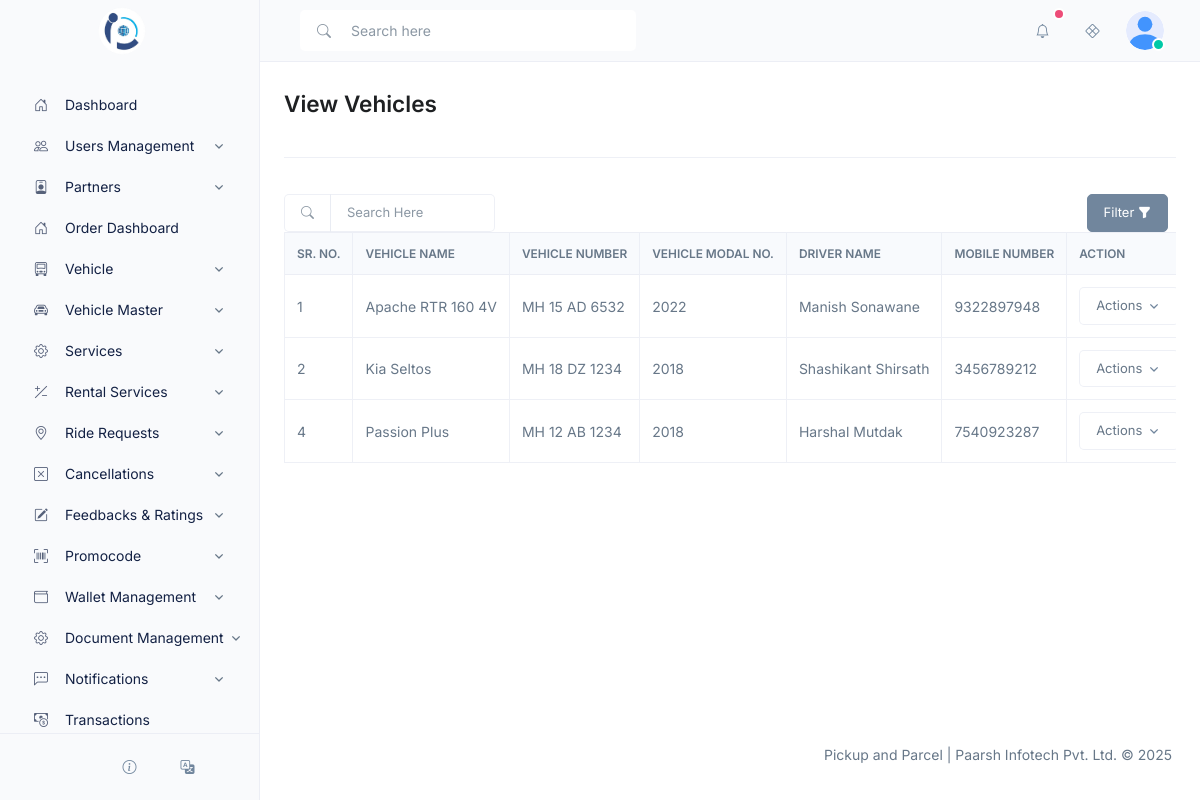
Page /view-vehicles.php on the committed database.
### tables this page shows
CREATE TABLE `vehicles` (
  `id` int(11) NOT NULL,
  `vehicle_name` varchar(255) NOT NULL,
  `vehicle_model` varchar(255) NOT NULL,
  `vehicle_number` varchar(50) NOT NULL,
  `driver_name` varchar(255) NOT NULL,
  `driver_mobile_number` varchar(15) NOT NULL,
  `created_at` timestamp NOT NULL DEFAULT current_timestamp()
);

### view-vehicles.php (the view, shortened to what this page needs)
<?php require_once __DIR__ . "/header.php" ?>
<?php include 'db.php';
?>
<div class="content container-fluid">
	<div class="page-header">
		<div class="row align-items-center">
			<div class="col">
				<h1 class="page-header-title d-flex align-items-center gap-3">
					<span><?= translate('view_vehicles') ?></span>
				</h1>
			</div>
		</div>
	</div>
	<div class="reports-table-filters">
		<div class="row g-3">
			<div class="col-12 col-md-3">
				<div class="input-group input-group-sm">
					<div class="input-group-text">
						<i class="bi-search"></i>
					</div>
					<input type="search" id="search_bar" class="form-control reports-table-search"
						placeholder="<?= translate('search_here') ?>">
				</div>
			</div>
			<div class="col-12 col-md-6 offset-md-3">
				<div class="d-flex align-items-center gap-2">
					<button class="btn btn-sm btn-secondary ms-md-auto" data-bs-toggle="modal"
						data-bs-target="#vehiclefilterModal">
						Filter <i class="bi bi-funnel-fill"></i>
					</button>
				</div>
			</div>
		</div>
	</div>
	<div class="table-responsive">
		<table id="data-table" class="table table-bordered table-nowrap table-align-middle">
			<thead class="thead-light " align="left">
				<tr>
					<th><?= translate('sr_no') ?></th>
					<th><?= translate('vehicle_name') ?></th>
					<th><?= translate('vehicle_no') ?></th>
					<th><?= translate('vehicle_model_no') ?></th>
					<th><?= translate('driver_name') ?></th>
					<th><?= translate('mobile_no') ?></th>
					<th><?= translate('action') ?></th>
				</tr>
			</thead>
			<tbody>
				<?php
				$sql = "SELECT * FROM vehicles";
				$result = mysqli_query($conn, $sql);
				while ($row = mysqli_fetch_assoc($result)) {
					?>
					<tr class="odd">
						<td><?php echo $row['id'] ?></td>
						<td><?php echo $row['vehicle_name'] ?></td>
						<td><?php echo $row['vehicle_number'] ?></td>
						<td><?php echo $row['vehicle_model'] ?></td>
						<td><?php echo $row['driver_name'] ?></td>
						<td><?php echo $row['driver_mobile_number'] ?></td>
						<td>
							<div class="dropdown">
								<button class="btn btn-sm btn-white dropdown-toggle" type="button" data-bs-toggle="dropdown"
									aria-expanded="false">
									Actions
								</button>
							</div>
						</td>
					</tr>
					<?php
				}
				?>
			</tbody>
		</table>
	</div>
</div>
<?php require_once __DIR__ . '/footer.php' ?>

### header.php (shortened to what this page needs)
<?php
require_once __DIR__ . '/includes/lang.php';
if (!function_exists('translate')) {
	function translate($word)
	{
		global $_dictionary;
		global $lang;
		$match = @$_dictionary[$word];
		if (is_array($match)) {
			return $match[$lang];
		}
		return $word;
	}
}
if (isset($_POST['change_lang'])) {
	$lang = $_POST['language'];
} else {
	$lang = 'en';
}
?>
<!DOCTYPE html>
<html lang="<?= $lang ?>">
<head>
	<link rel="stylesheet" href="assets/css/vendor.min.css">
	<link rel="stylesheet" type="text/css"
		href="https://cdn.datatables.net/v/bs5/jq-3.6.0/jszip-2.5.0/dt-1.13.1/af-2.5.1/b-2.3.3/b-colvis-2.3.3/b-html5-2.3.3/b-print-2.3.3/cr-1.6.1/date-1.2.0/fc-4.2.1/fh-3.3.1/kt-2.8.0/r-2.4.0/rg-1.3.0/rr-1.3.1/sc-2.0.7/sb-1.4.0/sp-2.1.0/sl-1.5.0/sr-1.2.0/datatables.min.css" />
	<link href="assets/css/main.css" rel="stylesheet">
</head>
<body class="has-navbar-vertical-aside navbar-vertical-aside-show-xl footer-offset" lang="en">
	<header id="header"
		class="navbar navbar-expand-lg navbar-fixed navbar-height navbar-container navbar-bordered bg-light">
		<div class="navbar-nav-wrap">
			<div class="navbar-nav-wrap-content-start">
				<div class="dropdown ms-2">
					<div class="d-none d-lg-block">
						<div
							class="input-group input-group-merge input-group-borderless input-group-hover-light navbar-input-group">
							<div class="input-group-prepend input-group-text">
								<i class="bi-search"></i>
							</div>
							<input type="search" class="js-form-search form-control" placeholder="Search here"
								aria-label="Search here" data-hs-form-search-options='{
											 "clearIcon": "#clearSearchResultsIcon",
											 "dropMenuElement": "#searchDropdownMenu",
											 "dropMenuOffset": 20,
											 "toggleIconOnFocus": true,
											 "activeClass": "focus"
										 }'>
							<a class="input-group-append input-group-text" href="javascript:;">
							</a>
						</div>
					</div>
				</div>
			</div>
			<div class="navbar-nav-wrap-content-end">
				<ul class="navbar-nav">
					<li class="nav-item d-none d-sm-inline-block">
						<div class="dropdown">
							<button type="button" class="btn btn-ghost-secondary btn-icon rounded-circle"
								id="navbarNotificationsDropdown" data-bs-toggle="dropdown" aria-expanded="false"
								data-bs-auto-close="outside" data-bs-dropdown-animation>
								<i class="bi-bell"></i>
								<span class="btn-status btn-sm-status btn-status-danger"></span>
							</button>
						</div>
					</li>
					<li class="nav-item d-none d-sm-inline-block">
						<button class="btn btn-ghost-secondary btn-icon rounded-circle" type="button"
							data-bs-toggle="offcanvas" data-bs-target="#offcanvasActivityStream"
							aria-controls="offcanvasActivityStream">
							<i class="bi-x-diamond"></i>
						</button>
					</li>
					<li class="nav-item">
						<div class="dropdown">
							<a class="navbar-dropdown-account-wrapper" href="javascript:;" id="accountNavbarDropdown"
								data-bs-toggle="dropdown" aria-expanded="false" data-bs-auto-close="outside"
								data-bs-dropdown-animation>
								<div class="avatar avatar-sm avatar-circle">
									<img class="avatar-img" src="assets/svg/avatar.svg">
									<span class="avatar-status avatar-sm-status avatar-status-success"></span>
								</div>
							</a>
						</div>
					</li>
				</ul>
			</div>
		</div>
	</header>
	<aside
		class="js-navbar-vertical-aside navbar navbar-vertical-aside navbar-vertical navbar-vertical-fixed navbar-expand-xl navbar-bordered navbar-light bg-light">
		<div class="navbar-vertical-container">
			<div class="navbar-vertical-footer-offset">
				<a class="navbar-brand" href="./">
					<img class="navbar-brand-logo" src="assets/img/logos/PAARSH-INFOTECH-LOGO.png" alt="Logo"
						data-hs-theme-appearance="default">
				</a>
				<div class="navbar-vertical-content">
					<div id="navbarVerticalMenu" class="nav nav-pills nav-vertical card-navbar-nav">
						<div class="nav-item">
							<a class="nav-link" href="./">
								<i class="bi-house-door nav-icon"></i>
								<span class="nav-link-title">Dashboard</span>
							</a>
						</div>
						<div class="nav-item">
							<a class="nav-link dropdown-toggle " href="#navbarVerticalMenuPagesUsersMenu" role="button"
								data-bs-toggle="collapse" data-bs-target="#navbarVerticalMenuPagesUsersMenu"
								aria-expanded="false" aria-controls="navbarVerticalMenuPagesUsersMenu">
								<i class="bi-people nav-icon"></i>
								<span class="nav-link-title">Users Management</span>
							</a>
						</div>
						<div class="nav-item">
							<a class="nav-link dropdown-toggle " href="#navbarVerticalMenuPagesEmployeesMenu"
								role="button" data-bs-toggle="collapse"
								data-bs-target="#navbarVerticalMenuPagesEmployeesMenu" aria-expanded="false"
								aria-controls="navbarVerticalMenuPagesEmployeesMenu">
								<i class="bi bi-person-badge nav-icon"></i>
								<span class="nav-link-title">Partners</span>
							</a>
						</div>
						<div class="nav-item">
							<a class="nav-link" href="order-dashboard.php">
								<i class="bi-house-door nav-icon"></i>
								<span class="nav-link-title">Order Dashboard</span>
							</a>
						</div>
						<div class="nav-item">
							<a class="nav-link dropdown-toggle " href="#navbarVerticalMenuPagesVehicleMenu"
								role="button" data-bs-toggle="collapse"
								data-bs-target="#navbarVerticalMenuPagesVehicleMenu" aria-expanded="false"
								aria-controls="navbarVerticalMenuPagesVehicleMenu">
								<i class="bi-truck-front nav-icon"></i>
								<span class="nav-link-title">Vehicle</span>
							</a>
						</div>
						<div class="nav-item">
							<a class="nav-link dropdown-toggle " href="#navbarVerticalMenuPagesVMasterMenu"
								role="button" data-bs-toggle="collapse"
								data-bs-target="#navbarVerticalMenuPagesVMasterMenu" aria-expanded="false"
								aria-controls="navbarVerticalMenuPagesVMasterMenu">
								<i class="bi bi-car-front nav-icon"></i>
								<span class="nav-link-title">Vehicle Master</span>
							</a>
						</div>
						<div class="nav-item">
							<a class="nav-link dropdown-toggle " href="#navbarVerticalMenuPagesServicesMenu"
								role="button" data-bs-toggle="collapse"
								data-bs-target="#navbarVerticalMenuPagesServicesMenu" aria-expanded="false"
								aria-controls="navbarVerticalMenuPagesServicesMenu">
								<i class="bi bi-gear nav-icon"></i>
								<span class="nav-link-title">Services</span>
							</a>
						</div>
						<div class="nav-item">
							<a class="nav-link dropdown-toggle " href="#navbarVerticalMenuPagesRentalServicesMenu"
								role="button" data-bs-toggle="collapse"
								data-bs-target="#navbarVerticalMenuPagesRentalServicesMenu" aria-expanded="false"
								aria-controls="navbarVerticalMenuPagesRentalServicesMenu">
								<i class="bi bi-plus-slash-minus nav-icon"></i>
								<span class="nav-link-title">Rental Services</span>
							</a>
						</div>
						<div class="nav-item">
							<a class="nav-link dropdown-toggle " href="#navbarVerticalMenuPagesRideRequestsMenu"
								role="button" data-bs-toggle="collapse"
								data-bs-target="#navbarVerticalMenuPagesRideRequestsMenu" aria-expanded="false"
								aria-controls="navbarVerticalMenuPagesRideRequestsMenu">
								<i class="bi bi-geo-alt nav-icon"></i>
								<span class="nav-link-title">Ride Requests</span>
							</a>
						</div>
						<div class="nav-item">
							<a class="nav-link dropdown-toggle " href="#navbarVerticalMenuPagesCancellationMenu"
								role="button" data-bs-toggle="collapse"
								data-bs-target="#navbarVerticalMenuPagesCancellationMenu" aria-expanded="false"
								aria-controls="navbarVerticalMenuPagesCancellationMenu">
								<i class="bi bi-x-square nav-icon"></i>
								<span class="nav-link-title">Cancellations</span>
							</a>
						</div>
						<div class="nav-item">
							<a class="nav-link dropdown-toggle " href="#navbarVerticalMenuPagesFeedbackMenu"
								role="button" data-bs-toggle="collapse"
								data-bs-target="#navbarVerticalMenuPagesFeedbackMenu" aria-expanded="false"
								aria-controls="navbarVerticalMenuPagesFeedbackMenu">
								<i class="bi bi-pencil-square nav-icon"></i>
								<span class="nav-link-title">Feedbacks & Ratings</span>
							</a>
						</div>
						<div class="nav-item">
							<a class="nav-link dropdown-toggle " href="#navbarVerticalMenuPagesPromoCodeMenu"
								role="button" data-bs-toggle="collapse"
								data-bs-target="#navbarVerticalMenuPagesPromoCodeMenu" aria-expanded="false"
								aria-controls="navbarVerticalMenuPagesPromoCodeMenu">
								<i class="bi bi-upc-scan nav-icon"></i>
								<span class="nav-link-title">Promocode</span>
							</a>
						</div>
						<div class="nav-item">
							<a class="nav-link dropdown-toggle " href="#navbarVerticalMenuPagesWalletMenu" role="button"
								data-bs-toggle="collapse" data-bs-target="#navbarVerticalMenuPagesWalletMenu"
								aria-expanded="false" aria-controls="navbarVerticalMenuPagesWalletMenu">
								<i class="bi bi-wallet nav-icon"></i>
								<span class="nav-link-title">Wallet Management</span>
							</a>
						</div>
						<div class="nav-item">
							<a class="nav-link dropdown-toggle " href="#navbarVerticalMenuPagesDocumentsMenu"
								role="button" data-bs-toggle="collapse"
								data-bs-target="#navbarVerticalMenuPagesDocumentsMenu" aria-expanded="false"
								aria-controls="navbarVerticalMenuPagesDocumentsMenu">
								<i class="bi bi-gear nav-icon"></i>
								<span class="nav-link-title">Document Management</span>
							</a>
						</div>
						<div class="nav-item">
							<a class="nav-link dropdown-toggle " href="#navbarVerticalMenuPagesNotificationMenu"
								role="button" data-bs-toggle="collapse"
								data-bs-target="#navbarVerticalMenuPagesNotificationMenu" aria-expanded="false"
								aria-controls="navbarVerticalMenuPagesNotificationMenu">
								<i class="bi bi-chat-left-dots nav-icon"></i>
								<span class="nav-link-title">Notifications</span>
							</a>
						</div>
						<div class="nav-item">
							<a class="nav-link" href="transactions.php">
								<i class="bi-cash-coin nav-icon"></i>
								<span class="nav-link-title">Transactions</span>
							</a>
						</div>
					</div>
				</div>
			</div>
			<div class="navbar-vertical-footer">
				<ul class="navbar-vertical-footer-list">
					<li class="navbar-vertical-footer-list-item">
						<div class="dropdown dropup">
							<button type="button" class="btn btn-ghost-secondary btn-icon rounded-circle"
								id="selectThemeDropdown" data-bs-toggle="dropdown" aria-expanded="false"
								data-bs-dropdown-animation>
							</button>
						</div>
					</li>
					<li class="navbar-vertical-footer-list-item">
						<div class="dropdown dropup">
							<button type="button" class="btn btn-ghost-secondary btn-icon rounded-circle"
								id="otherLinksDropdown" data-bs-toggle="dropdown" aria-expanded="false"
								data-bs-dropdown-animation>
								<i class="bi-info-circle"></i>
							</button>
						</div>
					</li>
					<li class="navbar-vertical-footer-list-item">
						<div class="dropdown dropup">
							<button type="button" class="btn btn-ghost-secondary btn-icon rounded-circle"
								id="selectLanguageDropdown" data-bs-toggle="dropdown" aria-expanded="false"
								data-bs-dropdown-animation>
								<i class="bi bi-translate"></i>
							</button>
						</div>
					</li>
				</ul>
			</div>
		</div>
	</aside>
	<main id="content" role="main" class="main">

### footer.php (shortened to what this page needs)
<div class="footer">
	<div class="row justify-content-between align-items-center">
		<div class="col-12">
			<div class="d-flex justify-content-end">
				<ul class="list-inline list-separator">
					<li class="list-inline-item">
						<?= translate('title') ?> |
						<span><?= translate('paarsh') ?> &copy; 2025</span>
					</li>
				</ul>
			</div>
		</div>
	</div>
</div>
</main>
</body>
</html>

### assets/css/main.css (style rules this page uses)
:root { --scroll-thumb: rgba(189, 197, 209, .6); --scroll-track: rgba(189, 197, 209, .15); --scroll-size: .6125rem; }
* { scroll-behavior: smooth; scrollbar-width: thin; scrollbar-color: var(--scroll-thumb) var(--scroll-track); }

### header.php (style rules this page uses)
* { transition: unset !important; }

### rows in the picture
vehicles: id "1", vehicle_name "Apache RTR 160 4V", vehicle_number "MH 15 AD 6532", vehicle_model "2022", driver_name "Manish Sonawane", driver_mobile_number "9322897948"
vehicles: id "2", vehicle_name "Kia Seltos", vehicle_number "MH 18 DZ 1234", vehicle_model "2018", driver_name "Shashikant Shirsath", driver_mobile_number "3456789212"
vehicles: id "4", vehicle_name "Passion Plus", vehicle_number "MH 12 AB 1234", vehicle_model "2018", driver_name "Harshal Mutdak", driver_mobile_number "7540923287"

### other values in the picture
translate('view_vehicles') "View Vehicles"
translate('sr_no') "SR. NO."
translate('vehicle_name') "VEHICLE NAME"
translate('vehicle_no') "VEHICLE NUMBER"
translate('vehicle_model_no') "VEHICLE MODAL NO."
translate('driver_name') "DRIVER NAME"
translate('mobile_no') "MOBILE NUMBER"
translate('action') "ACTION"
translate('title') "Pickup and Parcel"
translate('paarsh') "Paarsh Infotech Pvt. Ltd."
